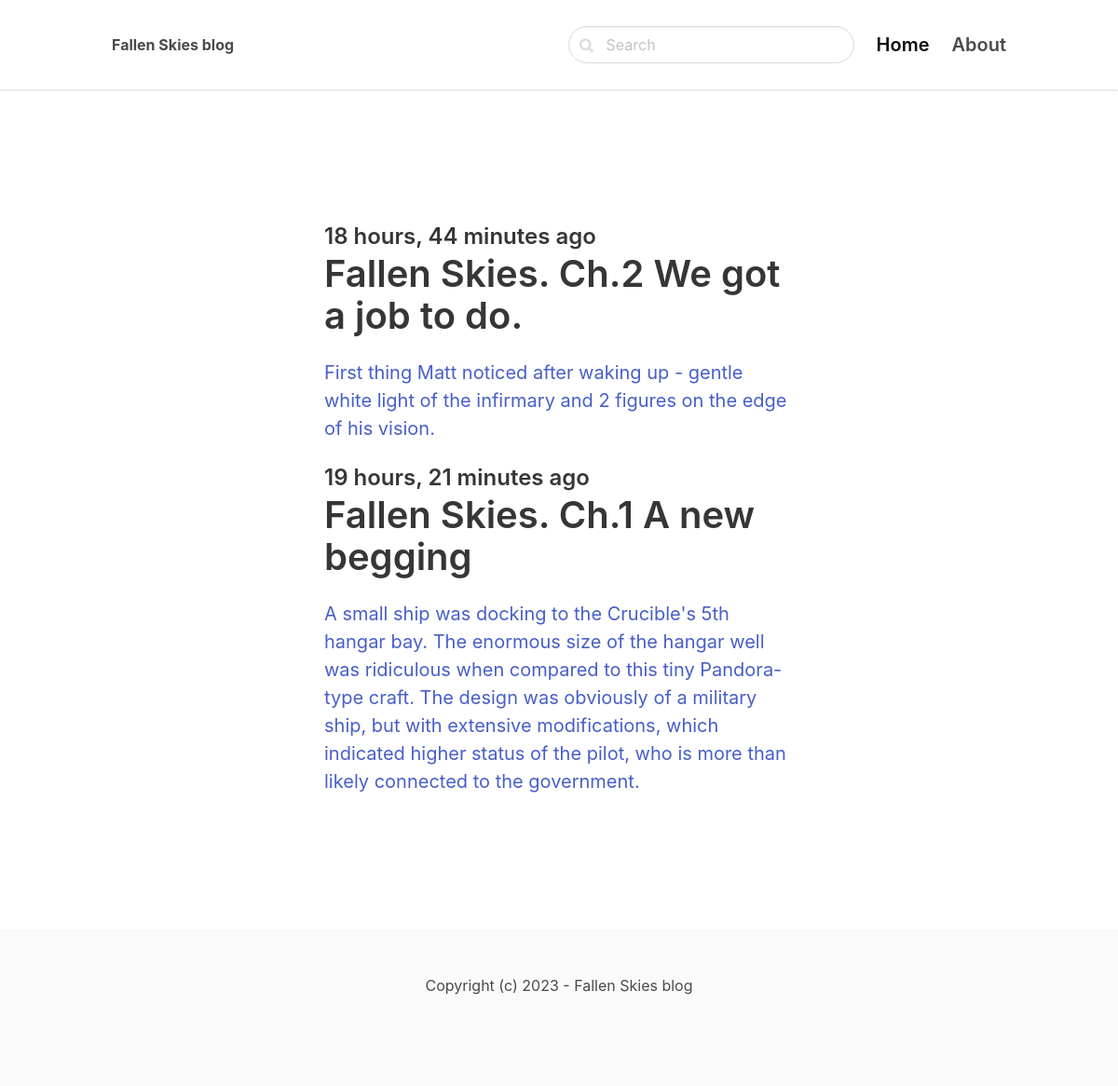
The page /chapter/ on the database its author committed.
### blog/models.py (models this page shows, shortened)
class Post(models.Model):
    ACTIVE = 'active'
    DRAFT = 'draft'  # what is stored in db
    CHOICES_STATUS = (
        (ACTIVE, 'Active'), (DRAFT, 'Draft')  # what we see in admin ui
    )
    category = models.ForeignKey(Category, related_name='posts', on_delete=models.CASCADE)
    title = models.CharField(max_length=255)
    slug = models.SlugField()
    intro = models.TextField()
    body = models.TextField()
    created_at = models.DateTimeField(auto_now_add=True)
    status = models.CharField(max_length=10, choices=CHOICES_STATUS, default=ACTIVE)
    image = models.ImageField(upload_to='uploads/', blank=True, null=True)
    class Meta:
        ordering = ('-created_at',)  # show posts in reverse order

### blog/views.py (the view)
# urls.py: path('<slug:slug>/', views.category, name='category_detail'),
def category(request, slug):
    category = get_object_or_404(Category, slug=slug)
    posts = category.posts.filter(status=Post.ACTIVE)
    return render(request, 'blog/category.html', {'category': category, 'posts': posts})

### blog/templates/blog/category.html (shortened to what this page needs)
{% extends 'core/base.html' %}
{%block content %}
<section class="hero">
    <div class="hero-body">
        <div class="container">
            <section class="section">
                <div class="columns">
                    <div class="column is-8 is-offset-2">
                        {% for post in posts %}
                        <div class="content is-medium">
                            <a href="{% url 'post_detail' post.category.slug post.slug %}">
                                <h2 class="subtitle is-4">{{ post.created_at|timesince }} ago</h2>
                                <h1 class="title">{{ post.title }}</h1>
                                <p>{{ post.intro }}</p>
                            </a>
                        </div>
                        {% empty %}
                        <div class="content">
                            <p>There are no posts in this category :c</p>
                        </div>
                        {% endfor %}
                    </div>
                </div>
            </section>
        </div>
    </div>
</section>
{% endblock %}

### rows shown on the page
Post: created_at "18 hours, 44 minutes", title "Fallen Skies. Ch.2 We got a job to do.", intro "First thing Matt noticed after waking up - gentle white light of the infirmary and 2 figures on the edge of his vision."
Post: created_at "19 hours, 21 minutes", title "Fallen Skies. Ch.1 A new begging", intro "A small ship was docking to the Crucible's 5th hangar bay. The enormous size of the hangar well was ridiculous when compared to this tiny Pandora-type craft. The design was obviously of a military ship, but with extensive modifications, which indicated higher status of the pilot, who is more than likely connected to the government."
